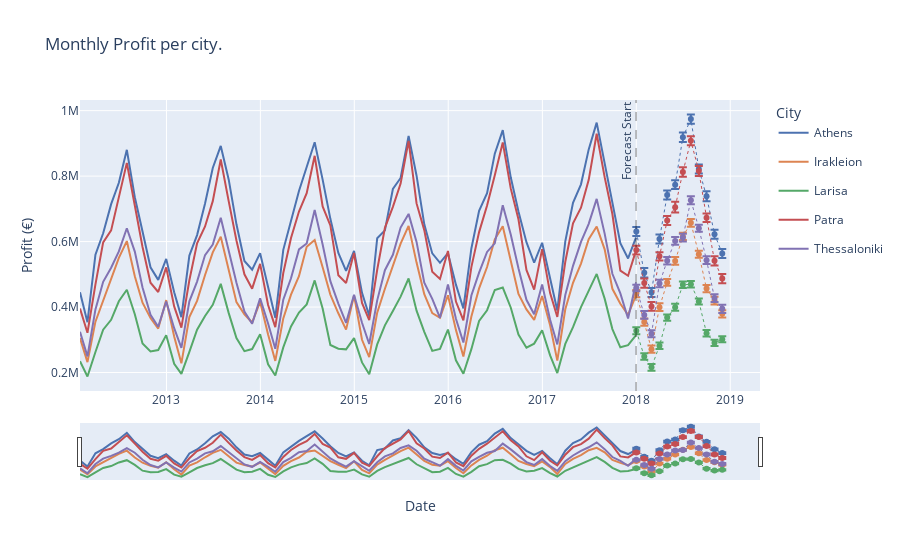

Notebook source saved alongside this figure:
### Markdown cell above
# Plotting functions
## Plot the forecasts

### Code cell
def plot_cities_forecast(forecasts: Dict[str, pd.DataFrame]):
    """ Creates the plotly figure for the cities forecast """
    
    # Get color scheme from seaborn
    city_color_dictionary = dict(zip(forecasts["city"].unique(), [f"rgb{c}" for c in sns.color_palette("deep")]))


    fig = go.Figure()
    for city in forecasts["city"].unique():

        # Plot real values
        fig.add_trace(go.Scatter(x=forecasts[forecasts["city"]==city].index, 
                                 y=forecasts.loc[forecasts["city"]==city, "real_values"], 
                                 name=city, 
                                 legendgroup=city,
                                 line=dict(color=city_color_dictionary[city]),
                                 mode='lines'))
        # Plot Predictions
        forecasting_df = forecasts.loc[(forecasts["city"]==city) & (forecasts["real_values"].isna()), :]
        fig.add_trace(go.Scatter(x=forecasting_df.index, 
                             y=forecasting_df["forecast"], 
                             name=city, 
                             legendgroup=city,
                             mode='lines+markers',
                             line=dict(color=city_color_dictionary[city], width=1, dash='dot'),
                             error_y=dict(type='data', array=forecasting_df["error"], visible=True),    
                             showlegend=False))
        
    # Add a vertical line to mark the forecasting period
    fig.add_shape(type='line',
                yref="paper",
                xref="x",
                x0=forecasts.loc[forecasts["city"]==city, "real_values"].dropna().index.max(),
                y0=0,
                x1=forecasts.loc[forecasts["city"]==city, "real_values"].dropna().index.max(),
                y1=1,
                line=dict(color='black', width=0.5, dash="dash"))
    
    # Add annoation on the forecast line 
    fig.add_annotation(
                x=forecasts.loc[forecasts["city"]==city, "real_values"].dropna().index.max(),
                y=1,
                yref='paper',
                xanchor="right",
                yanchor="top",
                showarrow=False,
                textangle=-90,
                text="Forecast Start")

    fig.layout.title.text = "Monthly Profit per city."
    fig.layout.yaxis.title = "Profit (€)"
    fig.layout.xaxis.title = "Date"
    fig.update_xaxes(rangeslider_visible=True)
    fig.update_layout(legend_title_text='City')
    return fig

plot_cities_forecast(forecasts)
